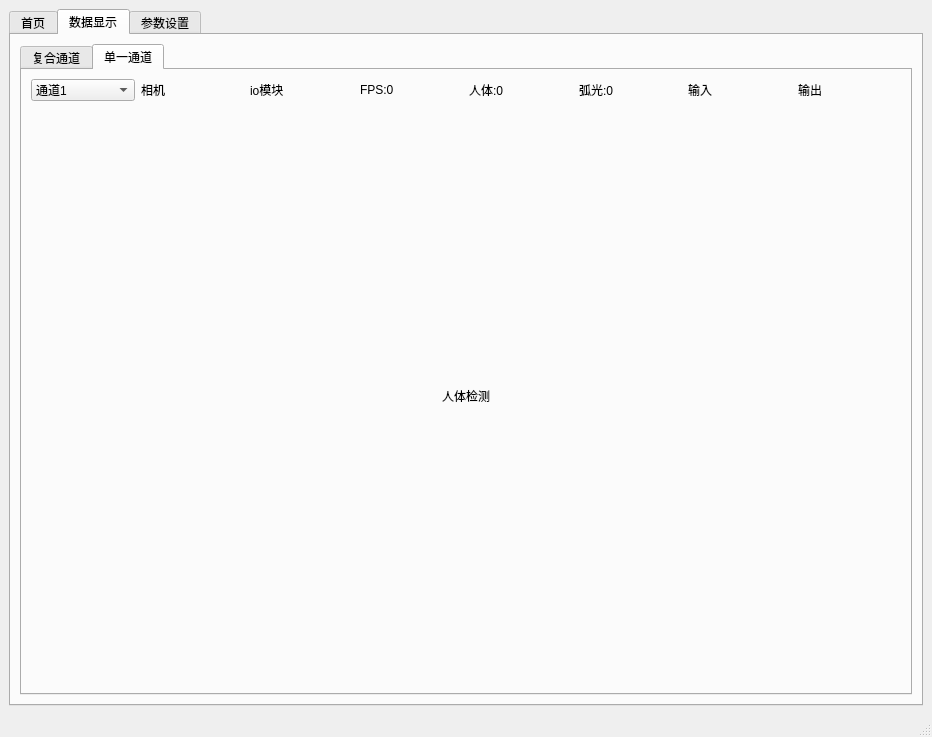
<?xml version="1.0" encoding="UTF-8"?>
<ui version="4.0">
 <class>MainWindow</class>
 <widget class="QMainWindow" name="MainWindow">
  <property name="geometry">
   <rect>
    <x>0</x>
    <y>0</y>
    <width>932</width>
    <height>737</height>
   </rect>
  </property>
  <property name="windowTitle">
   <string>中集-人检系统</string>
  </property>
  <property name="windowIcon">
   <iconset>
    <normaloff>:/imgs/TitleLogo.png</normaloff>:/imgs/TitleLogo.png</iconset>
  </property>
  <property name="iconSize">
   <size>
    <width>24</width>
    <height>24</height>
   </size>
  </property>
  <property name="toolButtonStyle">
   <enum>Qt::ToolButtonIconOnly</enum>
  </property>
  <widget class="QWidget" name="centralwidget">
   <layout class="QGridLayout" name="gridLayout_3">
    <item row="0" column="0" rowspan="2" colspan="8">
     <widget class="QTabWidget" name="tabWidget">
      <property name="styleSheet">
       <string notr="true"/>
      </property>
      <property name="tabShape">
       <enum>QTabWidget::Rounded</enum>
      </property>
      <property name="currentIndex">
       <number>1</number>
      </property>
      <widget class="QWidget" name="tab_main">
       <property name="styleSheet">
        <string notr="true">border-image: url(:/imgs/background.png);</string>
       </property>
       <attribute name="title">
        <string>首页</string>
       </attribute>
       <layout class="QGridLayout" name="gridLayout_14"/>
      </widget>
      <widget class="QWidget" name="tab_data_show">
       <attribute name="title">
        <string>数据显示</string>
       </attribute>
       <layout class="QGridLayout" name="gridLayout" rowstretch="1">
        <item row="0" column="0">
         <widget class="QTabWidget" name="tabWidget_2">
          <property name="currentIndex">
           <number>1</number>
          </property>
          <widget class="QWidget" name="tab_mul_channels">
           <attribute name="title">
            <string>复合通道</string>
           </attribute>
           <layout class="QGridLayout" name="gridLayout_2">
            <item row="0" column="0">
             <widget class="QLabel" name="label">
              <property name="text">
               <string>Channel01</string>
              </property>
             </widget>
            </item>
            <item row="0" column="1">
             <widget class="QLabel" name="label_2">
              <property name="text">
               <string>Channel02</string>
              </property>
             </widget>
            </item>
            <item row="0" column="2">
             <widget class="QLabel" name="label_4">
              <property name="text">
               <string>Channel03</string>
              </property>
             </widget>
            </item>
            <item row="0" column="3">
             <widget class="QLabel" name="label_5">
              <property name="text">
               <string>Channel04</string>
              </property>
             </widget>
            </item>
            <item row="1" column="0">
             <widget class="QLabel" name="label_17">
              <property name="text">
               <string>Channel05</string>
              </property>
             </widget>
            </item>
            <item row="1" column="1">
             <widget class="QLabel" name="label_23">
              <property name="text">
               <string>Channel06</string>
              </property>
             </widget>
            </item>
            <item row="1" column="2">
             <widget class="QLabel" name="label_24">
              <property name="text">
               <string>Channel07</string>
              </property>
             </widget>
            </item>
            <item row="1" column="3">
             <widget class="QLabel" name="label_25">
              <property name="text">
               <string>Channel08</string>
              </property>
             </widget>
            </item>
            <item row="2" column="0">
             <widget class="QLabel" name="label_26">
              <property name="text">
               <string>Channel09</string>
              </property>
             </widget>
            </item>
            <item row="2" column="1">
             <widget class="QLabel" name="label_27">
              <property name="text">
               <string>Channel10</string>
              </property>
             </widget>
            </item>
            <item row="2" column="2">
             <widget class="QLabel" name="label_28">
              <property name="text">
               <string>Channel11</string>
              </property>
             </widget>
            </item>
            <item row="2" column="3">
             <widget class="QLabel" name="label_29">
              <property name="text">
               <string>Channel12</string>
              </property>
             </widget>
            </item>
            <item row="3" column="0">
             <widget class="QLabel" name="label_30">
              <property name="text">
               <string>Channel13</string>
              </property>
             </widget>
            </item>
            <item row="3" column="1">
             <widget class="QLabel" name="label_31">
              <property name="text">
               <string>Channel14</string>
              </property>
             </widget>
            </item>
            <item row="3" column="2">
             <widget class="QLabel" name="label_32">
              <property name="text">
               <string>Channel15</string>
              </property>
             </widget>
            </item>
            <item row="3" column="3">
             <widget class="QLabel" name="label_33">
              <property name="text">
               <string>Channel16</string>
              </property>
             </widget>
            </item>
           </layout>
          </widget>
          <widget class="QWidget" name="tab_single_channel">
           <attribute name="title">
            <string>单一通道</string>
           </attribute>
           <layout class="QGridLayout" name="gridLayout_7">
            <item row="0" column="1">
             <widget class="QLabel" name="label_camera_sts">
              <property name="text">
               <string>相机</string>
              </property>
              <property name="wordWrap">
               <bool>false</bool>
              </property>
              <property name="textInteractionFlags">
               <set>Qt::LinksAccessibleByMouse</set>
              </property>
             </widget>
            </item>
            <item row="0" column="7">
             <widget class="QLabel" name="label_output_sts">
              <property name="text">
               <string>输出</string>
              </property>
             </widget>
            </item>
            <item row="0" column="5">
             <widget class="QLabel" name="label_arclight_num">
              <property name="text">
               <string>弧光:0</string>
              </property>
             </widget>
            </item>
            <item row="0" column="4">
             <widget class="QLabel" name="label_body_num">
              <property name="text">
               <string>人体:0</string>
              </property>
             </widget>
            </item>
            <item row="0" column="2">
             <widget class="QLabel" name="label_io_sts">
              <property name="text">
               <string>io模块</string>
              </property>
             </widget>
            </item>
            <item row="0" column="6">
             <widget class="QLabel" name="label_input_sts">
              <property name="text">
               <string>输入</string>
              </property>
             </widget>
            </item>
            <item row="0" column="3">
             <widget class="QLabel" name="label_fps">
              <property name="text">
               <string>FPS:0</string>
              </property>
             </widget>
            </item>
            <item row="0" column="0">
             <widget class="QComboBox" name="comboBox_channel_pick">
              <item>
               <property name="text">
                <string>通道1</string>
               </property>
              </item>
              <item>
               <property name="text">
                <string>通道2</string>
               </property>
              </item>
              <item>
               <property name="text">
                <string>通道3</string>
               </property>
              </item>
              <item>
               <property name="text">
                <string>通道4</string>
               </property>
              </item>
              <item>
               <property name="text">
                <string>通道5</string>
               </property>
              </item>
              <item>
               <property name="text">
                <string>通道6</string>
               </property>
              </item>
              <item>
               <property name="text">
                <string>通道7</string>
               </property>
              </item>
              <item>
               <property name="text">
                <string>通道8</string>
               </property>
              </item>
             </widget>
            </item>
            <item row="1" column="0" colspan="8">
             <widget class="QLabel" name="label_single_img_show">
              <property name="text">
               <string>人体检测</string>
              </property>
              <property name="textFormat">
               <enum>Qt::AutoText</enum>
              </property>
              <property name="alignment">
               <set>Qt::AlignCenter</set>
              </property>
             </widget>
            </item>
           </layout>
          </widget>
         </widget>
        </item>
       </layout>
      </widget>
      <widget class="QWidget" name="tab_params_set">
       <attribute name="title">
        <string>参数设置</string>
       </attribute>
       <layout class="QGridLayout" name="gridLayout_13">
        <item row="0" column="0">
         <widget class="QGroupBox" name="groupBox_9">
          <property name="title">
           <string>常规参数</string>
          </property>
          <layout class="QGridLayout" name="gridLayout_11">
           <item row="0" column="0">
            <widget class="QGroupBox" name="groupBox_6">
             <property name="title">
              <string>相机参数</string>
             </property>
             <layout class="QGridLayout" name="gridLayout_8">
              <item row="2" column="1">
               <widget class="QLineEdit" name="lineEdit_3"/>
              </item>
              <item row="0" column="0">
               <widget class="QLabel" name="label_8">
                <property name="text">
                 <string>ip</string>
                </property>
               </widget>
              </item>
              <item row="1" column="0">
               <widget class="QLabel" name="label_9">
                <property name="text">
                 <string>端口</string>
                </property>
               </widget>
              </item>
              <item row="2" column="0">
               <widget class="QLabel" name="label_10">
                <property name="text">
                 <string>用户名</string>
                </property>
               </widget>
              </item>
              <item row="0" column="1">
               <widget class="QLineEdit" name="lineEdit"/>
              </item>
              <item row="3" column="0">
               <widget class="QLabel" name="label_11">
                <property name="text">
                 <string>密码</string>
                </property>
               </widget>
              </item>
              <item row="1" column="1">
               <widget class="QLineEdit" name="lineEdit_2"/>
              </item>
              <item row="3" column="1">
               <widget class="QLineEdit" name="lineEdit_4">
                <property name="text">
                 <string/>
                </property>
                <property name="echoMode">
                 <enum>QLineEdit::Password</enum>
                </property>
               </widget>
              </item>
             </layout>
            </widget>
           </item>
           <item row="0" column="1">
            <widget class="QGroupBox" name="groupBox_7">
             <property name="title">
              <string>PLC参数</string>
             </property>
             <layout class="QGridLayout" name="gridLayout_9">
              <item row="0" column="0">
               <widget class="QLabel" name="label_12">
                <property name="text">
                 <string>ip</string>
                </property>
               </widget>
              </item>
              <item row="0" column="1">
               <widget class="QLineEdit" name="lineEdit_5"/>
              </item>
              <item row="1" column="0">
               <widget class="QLabel" name="label_13">
                <property name="text">
                 <string>端口</string>
                </property>
               </widget>
              </item>
              <item row="1" column="1">
               <widget class="QLineEdit" name="lineEdit_6"/>
              </item>
              <item row="2" column="0">
               <widget class="QLabel" name="label_14">
                <property name="text">
                 <string>超时时间</string>
                </property>
               </widget>
              </item>
              <item row="2" column="1">
               <widget class="QLineEdit" name="lineEdit_7"/>
              </item>
             </layout>
            </widget>
           </item>
           <item row="0" column="2">
            <widget class="QGroupBox" name="groupBox_8">
             <property name="title">
              <string>文件设置</string>
             </property>
             <layout class="QGridLayout" name="gridLayout_10">
              <item row="1" column="0">
               <widget class="QLabel" name="label_16">
                <property name="text">
                 <string>图像记录地址</string>
                </property>
               </widget>
              </item>
              <item row="0" column="0">
               <widget class="QLabel" name="label_15">
                <property name="text">
                 <string>AI模型地址</string>
                </property>
               </widget>
              </item>
              <item row="1" column="1">
               <widget class="QLineEdit" name="lineEdit_9"/>
              </item>
              <item row="0" column="1">
               <widget class="QLineEdit" name="lineEdit_8"/>
              </item>
             </layout>
            </widget>
           </item>
          </layout>
         </widget>
        </item>
        <item row="1" column="0">
         <widget class="QGroupBox" name="groupBox_10">
          <property name="title">
           <string>AI解析设置</string>
          </property>
          <widget class="QGroupBox" name="groupBox_11">
           <property name="geometry">
            <rect>
             <x>30</x>
             <y>30</y>
             <width>261</width>
             <height>151</height>
            </rect>
           </property>
           <property name="title">
            <string>ROI</string>
           </property>
           <layout class="QGridLayout" name="gridLayout_12">
            <item row="0" column="0">
             <widget class="QLabel" name="label_21">
              <property name="text">
               <string>\</string>
              </property>
             </widget>
            </item>
            <item row="0" column="1">
             <widget class="QLabel" name="label_20">
              <property name="text">
               <string>X</string>
              </property>
             </widget>
            </item>
            <item row="0" column="2">
             <widget class="QLabel" name="label_22">
              <property name="text">
               <string>Y</string>
              </property>
             </widget>
            </item>
            <item row="1" column="0">
             <widget class="QLabel" name="label_18">
              <property name="text">
               <string>ori点1</string>
              </property>
             </widget>
            </item>
            <item row="1" column="1">
             <widget class="QDoubleSpinBox" name="doubleSpinBox_4">
              <property name="maximum">
               <double>1.000000000000000</double>
              </property>
             </widget>
            </item>
            <item row="1" column="2">
             <widget class="QDoubleSpinBox" name="doubleSpinBox_5">
              <property name="maximum">
               <double>1.000000000000000</double>
              </property>
             </widget>
            </item>
            <item row="2" column="0">
             <widget class="QLabel" name="label_19">
              <property name="text">
               <string>ori点2</string>
              </property>
             </widget>
            </item>
            <item row="2" column="1">
             <widget class="QDoubleSpinBox" name="doubleSpinBox_2">
              <property name="maximum">
               <double>1.000000000000000</double>
              </property>
             </widget>
            </item>
            <item row="2" column="2">
             <widget class="QDoubleSpinBox" name="doubleSpinBox_3">
              <property name="maximum">
               <double>1.000000000000000</double>
              </property>
             </widget>
            </item>
           </layout>
          </widget>
          <widget class="QGroupBox" name="groupBox_12">
           <property name="geometry">
            <rect>
             <x>320</x>
             <y>40</y>
             <width>241</width>
             <height>131</height>
            </rect>
           </property>
           <property name="title">
            <string>置信度设置</string>
           </property>
           <layout class="QGridLayout" name="gridLayout_15">
            <item row="0" column="0">
             <widget class="QDoubleSpinBox" name="doubleSpinBox"/>
            </item>
           </layout>
          </widget>
          <widget class="QPushButton" name="pushButton_2">
           <property name="enabled">
            <bool>false</bool>
           </property>
           <property name="geometry">
            <rect>
             <x>730</x>
             <y>100</y>
             <width>122</width>
             <height>23</height>
            </rect>
           </property>
           <property name="text">
            <string>停止</string>
           </property>
          </widget>
          <widget class="QPushButton" name="pushButton">
           <property name="enabled">
            <bool>false</bool>
           </property>
           <property name="geometry">
            <rect>
             <x>602</x>
             <y>100</y>
             <width>122</width>
             <height>23</height>
            </rect>
           </property>
           <property name="text">
            <string>运行</string>
           </property>
          </widget>
          <widget class="QGroupBox" name="groupBox">
           <property name="geometry">
            <rect>
             <x>749</x>
             <y>230</y>
             <width>143</width>
             <height>44</height>
            </rect>
           </property>
           <property name="title">
            <string>信号输出</string>
           </property>
           <layout class="QGridLayout" name="gridLayout_5">
            <item row="0" column="0">
             <widget class="QLabel" name="label_7">
              <property name="text">
               <string>否</string>
              </property>
             </widget>
            </item>
           </layout>
          </widget>
          <widget class="QGroupBox" name="groupBox_3">
           <property name="geometry">
            <rect>
             <x>450</x>
             <y>230</y>
             <width>143</width>
             <height>44</height>
            </rect>
           </property>
           <property name="title">
            <string>人体检测</string>
           </property>
           <layout class="QGridLayout" name="gridLayout_4">
            <item row="0" column="0">
             <widget class="QLabel" name="label_3">
              <property name="text">
               <string>否</string>
              </property>
             </widget>
            </item>
           </layout>
          </widget>
          <widget class="QGroupBox" name="groupBox_4">
           <property name="geometry">
            <rect>
             <x>599</x>
             <y>230</y>
             <width>144</width>
             <height>44</height>
            </rect>
           </property>
           <property name="title">
            <string>弧光检测</string>
           </property>
           <layout class="QGridLayout" name="gridLayout_6">
            <item row="0" column="0">
             <widget class="QLabel" name="label_6">
              <property name="text">
               <string>否</string>
              </property>
             </widget>
            </item>
           </layout>
          </widget>
         </widget>
        </item>
       </layout>
      </widget>
     </widget>
    </item>
   </layout>
  </widget>
  <widget class="QMenuBar" name="menubar">
   <property name="geometry">
    <rect>
     <x>0</x>
     <y>0</y>
     <width>932</width>
     <height>22</height>
    </rect>
   </property>
  </widget>
  <widget class="QStatusBar" name="statusbar"/>
 </widget>
 <resources>
  <include location="img.qrc"/>
 </resources>
 <connections/>
</ui>
